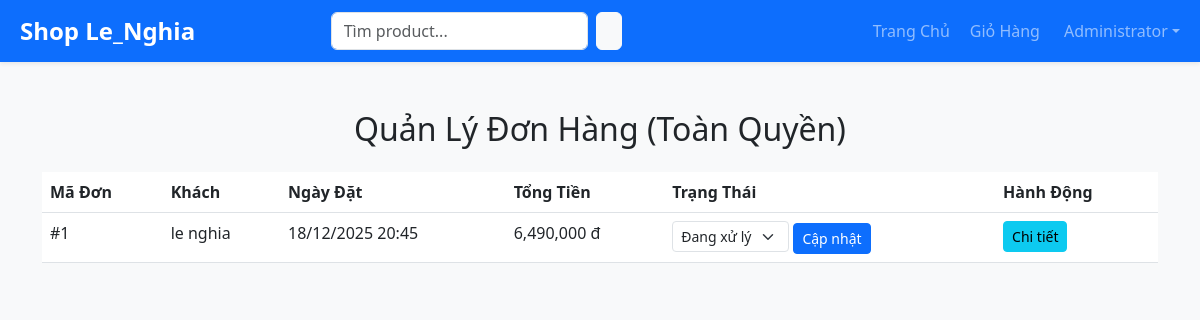
The page /manage_orders.php (signed in) on the database its author committed.
### tables this page shows
CREATE TABLE `orders` (
  `id` int(11) NOT NULL,
  `user_id` int(11) NOT NULL,
  `ngay_dat` datetime NOT NULL DEFAULT current_timestamp(),
  `tong_tien` decimal(12,0) NOT NULL,
  `tinh_trang` enum('dang_xu_ly','da_giao','da_huy') DEFAULT 'dang_xu_ly'
);

CREATE TABLE `users` (
  `id` int(11) NOT NULL,
  `username` varchar(50) NOT NULL,
  `password` varchar(255) NOT NULL,
  `full_name` varchar(100) NOT NULL,
  `email` varchar(100) NOT NULL,
  `role` enum('user','manager','admin') NOT NULL DEFAULT 'user',
  `created_at` timestamp NOT NULL DEFAULT current_timestamp()
);

### manage_orders.php (the view, shortened to what this page needs)
<?php
include 'config.php';
$stmt = $pdo->query("SELECT o.*, u.full_name FROM orders o JOIN users u ON o.user_id = u.id ORDER BY o.ngay_dat DESC");
$orders = $stmt->fetchAll();
?>
<!DOCTYPE html>
<html lang="vi">
<head>
    <link href="https://cdn.jsdelivr.net/npm/bootstrap@5.3.0/dist/css/bootstrap.min.css" rel="stylesheet">
</head>
<body class="bg-light">
    <?php include 'navbar.php'; ?>
    <div class="container my-5">
        <h2 class="text-center mb-4">Quản Lý Đơn Hàng (Toàn Quyền)</h2>
        <table class="table table-hover">
            <thead>
                <tr>
                    <th>Mã Đơn</th>
                    <th>Khách</th>
                    <th>Ngày Đặt</th>
                    <th>Tổng Tiền</th>
                    <th>Trạng Thái</th>
                    <th>Hành Động</th>
                </tr>
            </thead>
            <tbody>
                <?php foreach ($orders as $o): ?>
                <tr>
                    <td>#<?php echo $o['id']; ?></td>
                    <td><?php echo htmlspecialchars($o['full_name']); ?></td>
                    <td><?php echo date('d/m/Y H:i', strtotime($o['ngay_dat'])); ?></td>
                    <td><?php echo number_format($o['tong_tien']); ?> đ</td>
                    <td>
                        <form method="POST">
                            <select name="status" class="form-select form-select-sm d-inline w-auto">
                                <option value="dang_xu_ly" <?php echo $o['tinh_trang']=='dang_xu_ly'?'selected':''; ?>>Đang xử lý</option>
                            </select>
                            <button type="submit" name="update_status" class="btn btn-sm btn-primary">Cập nhật</button>
                        </form>
                    </td>
                    <td><a href="order_detail.php?id=<?php echo $o['id']; ?>" class="btn btn-info btn-sm">Chi tiết</a></td>
                </tr>
                <?php endforeach; ?>
            </tbody>
        </table>
    </div>
</body>
</html>

### rows shown on the page
orders: id "1", user.full_name "le nghia", ngay_dat "18/12/2025 20:45", tong_tien "6,490,000", status "Đang xử lý"

### other values the page prints
$_SESSION['full_name'] "Administrator"
